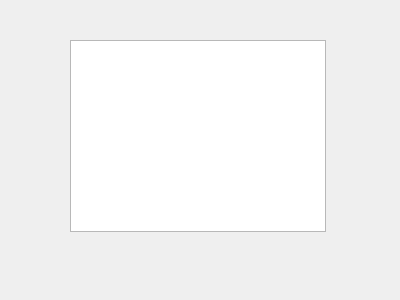
<?xml version="1.0" encoding="UTF-8"?>
<ui version="4.0">
 <class>Widgetrpm</class>
 <widget class="QWidget" name="Widgetrpm">
  <property name="geometry">
   <rect>
    <x>0</x>
    <y>0</y>
    <width>400</width>
    <height>300</height>
   </rect>
  </property>
  <property name="windowTitle">
   <string>Form</string>
  </property>
  <widget class="qfi_RPM" name="graphicsrpm">
   <property name="geometry">
    <rect>
     <x>70</x>
     <y>40</y>
     <width>256</width>
     <height>192</height>
    </rect>
   </property>
  </widget>
 </widget>
 <customwidgets>
  <customwidget>
   <class>qfi_RPM</class>
   <extends>QGraphicsView</extends>
   <header>qfi_rpm.h</header>
  </customwidget>
 </customwidgets>
 <resources/>
 <connections/>
</ui>
